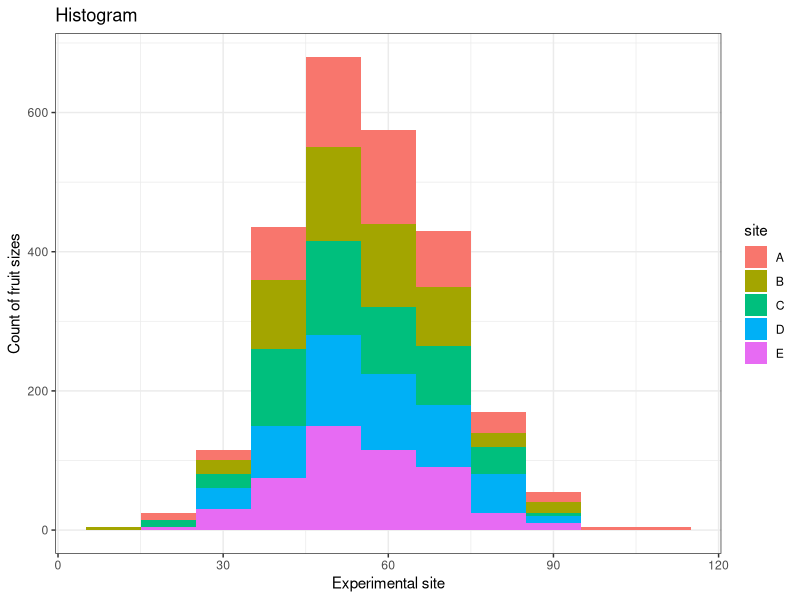
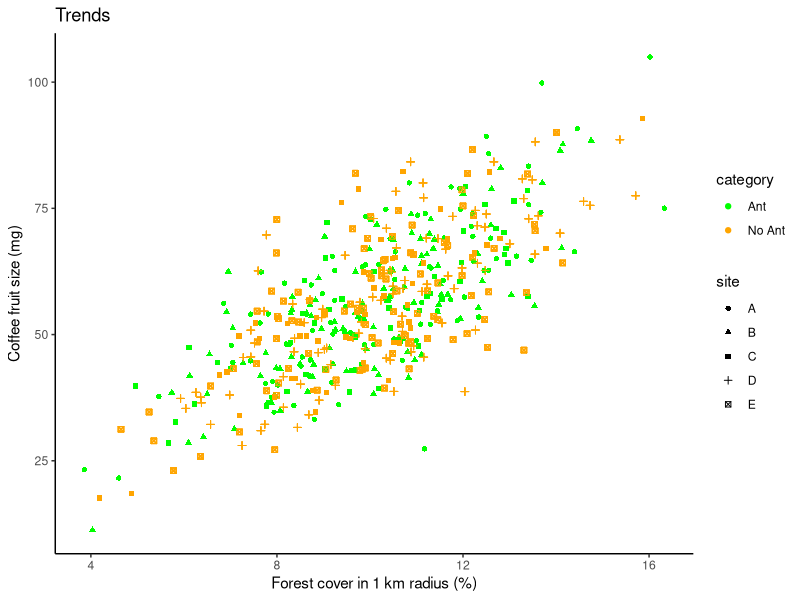
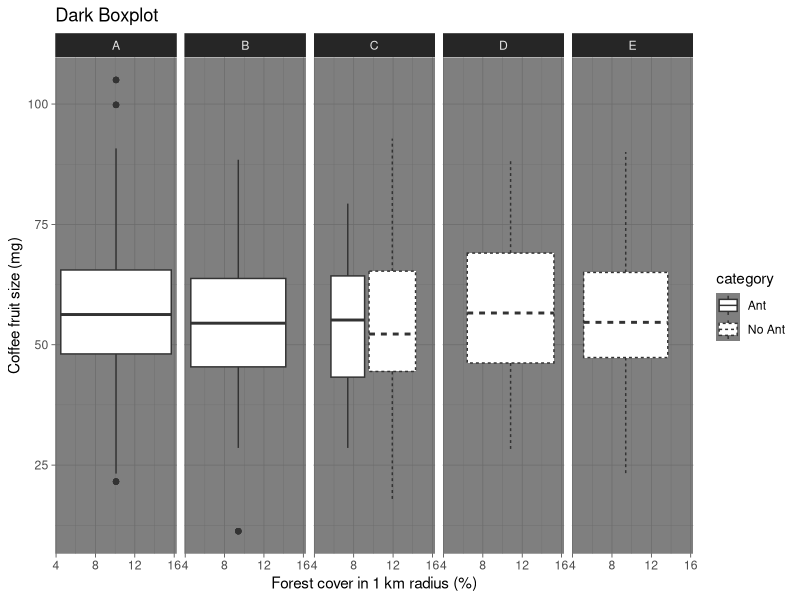
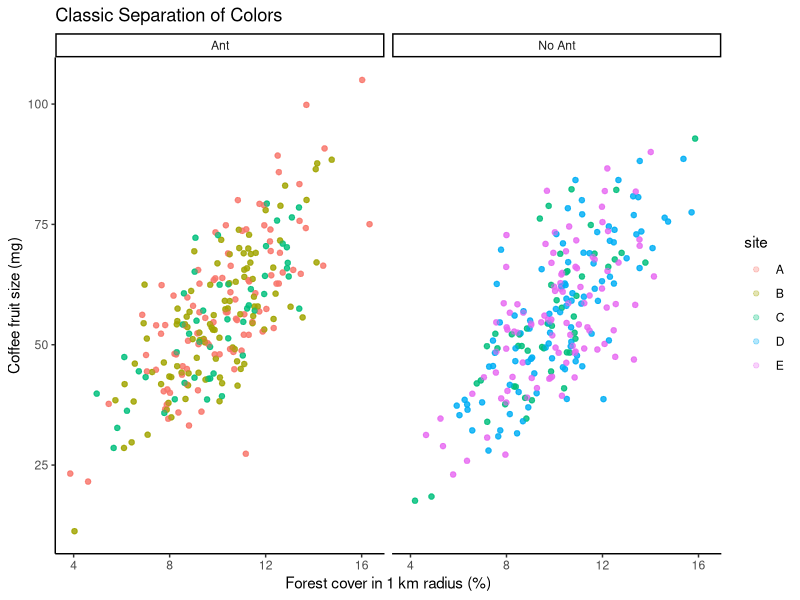
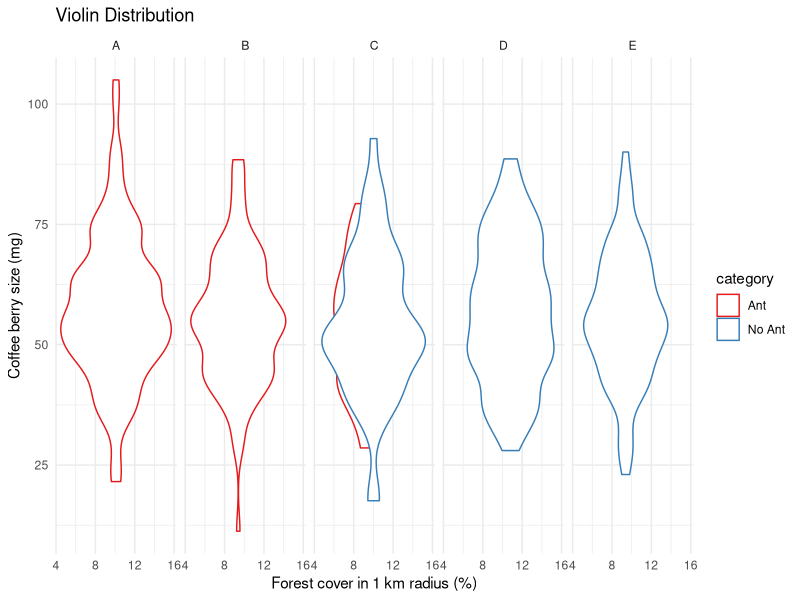
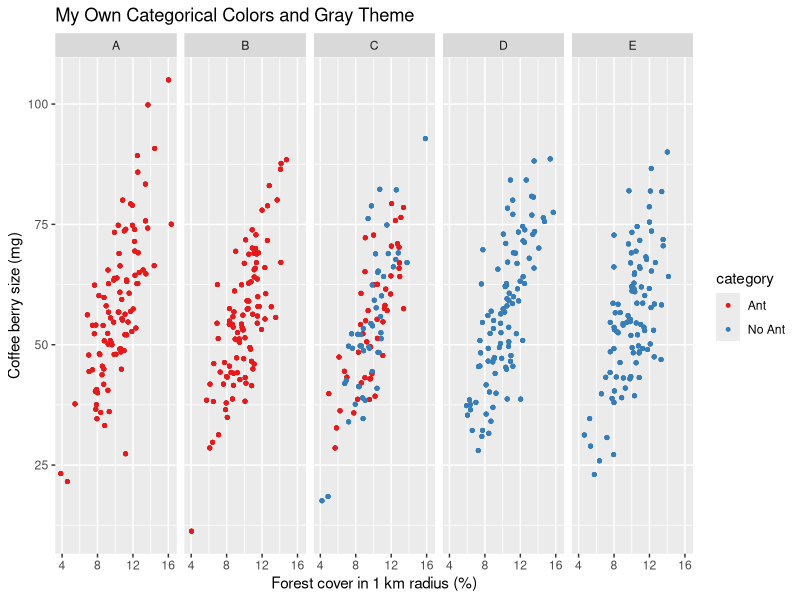
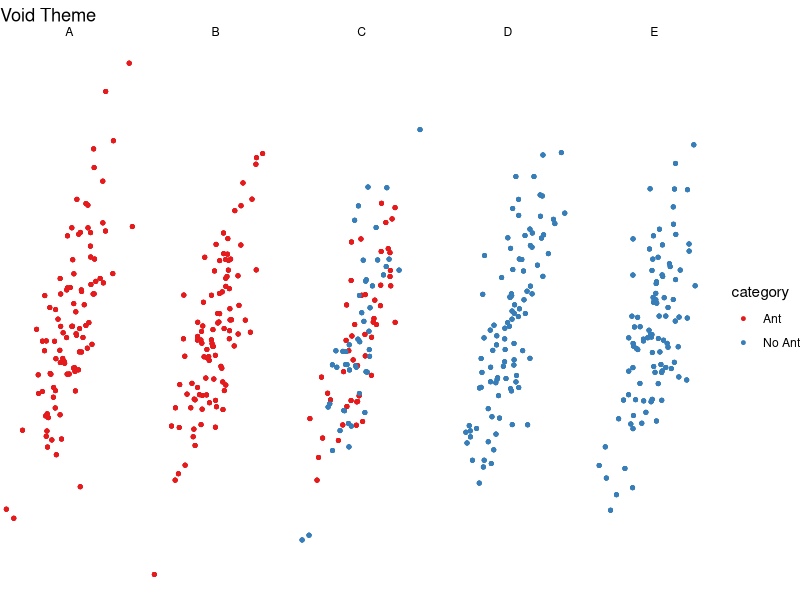
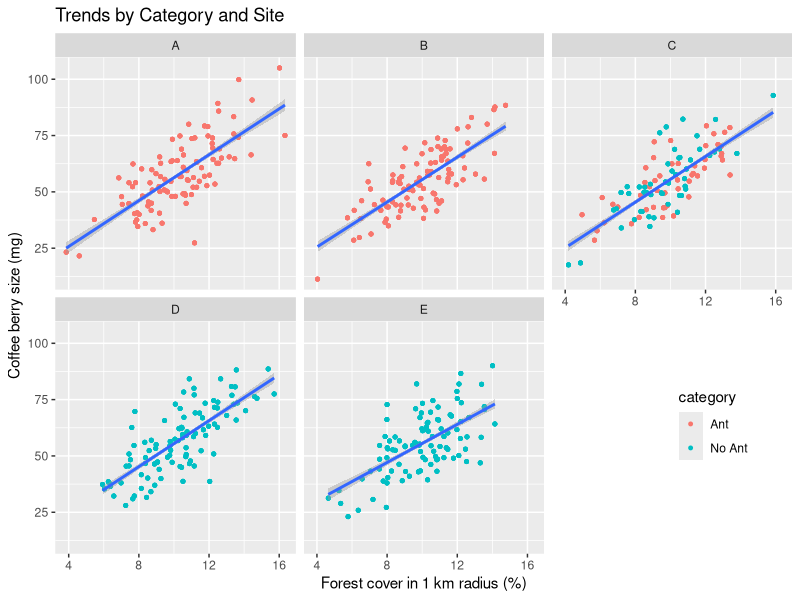

Recreate these plots in R, in order.
## ---- chunk 1
library(ggplot2)
library(grid)
library("RColorBrewer")
  
# first re-create fake data from hw #7 & #8
forest <- rnorm(n=500,mean=10,sd=2) 
noise <- rnorm(n=500, sd=10) 
fruit <- 5.5 + forest*5 + noise

# add new variables to have more to play with in graphs
category <- rep(c("Ant", "No Ant"), each=250)  
site = rep(c("A","B","C","D","E"), each=100, times=5)   # added 5 sites
 
# put data into a dataframe
ID <- seq_len(500) 
fake_data <- data.frame(ID,forest,fruit,category, site)

# look at the data
head(fake_data)

myColors <- brewer.pal(6,"Set1")
names(myColors) <- levels(fake_data$category)
## ---- chunk 2
p1 <- ggplot(data=fake_data, aes(x=fruit, fill= site)) +
  geom_histogram(binwidth = 10) +
  ylab("Count of fruit sizes") +
  xlab("Experimental site") + 
  ggtitle("Histogram") +
  theme_bw()

print(p1)
## ---- chunk 3
# create a color palette
colors <- c("Ant" = "green", "No Ant" = "orange", "A" = "darkgreen", "B" = "orange", "C" = "brown", "D" = "pink", "E" = "blue")


p2 <- ggplot(fake_data, aes(forest, fruit), fill="category") +
  geom_point(aes(colour = factor(category), shape = factor(site))) +
   labs(
    x = "Forest cover in 1 km radius (%)",
    y = "Coffee fruit size (mg)",
    colour = "category",
    shape = "site") +
  scale_colour_manual(values = colors) +
  theme_classic() +
  ggtitle("Trends")
  
print(p2)
## ---- chunk 4
p3 <- ggplot(data=fake_data, aes(x=forest,y=fruit), col=site, fill=category) + 
  facet_grid(~site) +
  geom_boxplot(aes(y=fruit, lty=category), size=0.5) +
  ylab("Coffee fruit size (mg)") +
  xlab("Forest cover in 1 km radius (%)") + 
  theme_dark() +
  ggtitle("Dark Boxplot")
  
print(p3)
## ---- chunk 5
p4 <- ggplot(data=fake_data, aes(x=forest,y=fruit, group=interaction(site), col=site )) + 
  facet_grid(~category) +
  geom_point(alpha = 0.3) + 
  ylab("Coffee fruit size (mg)") +
  xlab("Forest cover in 1 km radius (%)") + 
  theme_classic() +
  ggtitle("Classic Separation of Colors")
  
print(p4)
## ---- chunk 6
# setting new color palette
myColors <- brewer.pal(9,"Set1")
names(myColors) <- levels(fake_data$category)

ggplot(data=fake_data, aes(x=forest,y=fruit), col=site, color=category) + 
  facet_grid(~site) +
  geom_violin(aes(y=fruit, color=category), size=0.5) +
  ylab("Coffee berry size (mg)") +
  xlab("Forest cover in 1 km radius (%)") + 
  scale_colour_manual(name="category", values=myColors) +
  theme_minimal() +
    ggtitle("Violin Distribution")

ggplot(data=fake_data, aes(x=forest,y=fruit), col=site, color=category) + 
  facet_grid(~site) +
  geom_jitter(aes(y=fruit, color=category), size=1) +
  scale_colour_manual(name="category", values=myColors) +
  ylab("Coffee berry size (mg)") +
  xlab("Forest cover in 1 km radius (%)") + 
  theme_gray() +
  ggtitle("My Own Categorical Colors and Gray Theme")

ggplot(data=fake_data, aes(x=forest,y=fruit), col=site, color=category) + 
  facet_grid(~site) +
  geom_jitter(aes(y=fruit, color=category), size=1) +
  scale_colour_manual(name="category", values=myColors) +
  ylab("Coffee berry size (mg)") +
  xlab("Forest cover in 1 km radius (%)") + 
  theme_void() +
  ggtitle("Void Theme")
## ---- chunk 7
# Create labels
labs <- c("Largest farm","Second largest farm","Average size farm","Second Smallest farm","Smallest farm")
levels(fake_data$site) <- rev(labs)
head(fake_data)

p5 <- ggplot(fake_data, aes(x=forest,y=fruit), fill= category) +
  geom_jitter(aes(y=fruit, color=category), size=1) +
  stat_smooth(method=lm) +
  facet_wrap(~site) + 
  theme(
  legend.position = c(.95, .35),
  legend.justification = c("right", "top"),
  legend.box.just = "right",
  legend.margin = margin(6, 6, 6, 6)) +
  ylab("Coffee berry size (mg)") +
  xlab("Forest cover in 1 km radius (%)") + 
  ggtitle("Trends by Category and Site")

print(p5)
## ---- chunk 8
mytheme <- theme(axis.title.x = element_text(size=12, color = "black", face = "bold"), 
                 axis.title.y = element_text(size=12, color = "black", face = "bold"),
                 axis.text = element_text(size=10, color ="black"),legend.title=element_blank(),
                 legend.position=c("right"),legend.background=element_rect(colour="black",size=0.4),
                 panel.background = element_rect(colour = "black", size=0.5, fill=NA)) +
  theme(legend.text=element_text(size=12)) 
## ---- chunk 9
p6 <- ggplot(data=fake_data, aes(x=forest,y=fruit), color=category) + 
  geom_jitter(aes(y = fruit), size = 0.5, alpha = 0.5) +
  stat_smooth(method=lm, se=TRUE, level = 0.95, colour= "pink", alpha= 0.8) +
  ylab("Coffee berry size (mg)") +
  xlab("Forest cover in 1 km radius (%)") + 
  geom_hline(yintercept=50, linetype="dashed") +
  mytheme +
  ggtitle("Clean Graph (and probably my favorite)")

print(p6)
## ---- chunk 10
pushViewport(viewport(layout = grid.layout(3, 2)))
print(p1, vp = viewport(layout.pos.row = 1, layout.pos.col = 1))
print(p2, vp = viewport(layout.pos.row = 1, layout.pos.col = 2))
print(p3, vp = viewport(layout.pos.row = 2, layout.pos.col = 1))
print(p4, vp = viewport(layout.pos.row = 2, layout.pos.col = 2))
print(p5, vp = viewport(layout.pos.row = 3, layout.pos.col = 1))
print(p6, vp = viewport(layout.pos.row = 3, layout.pos.col = 2))  
